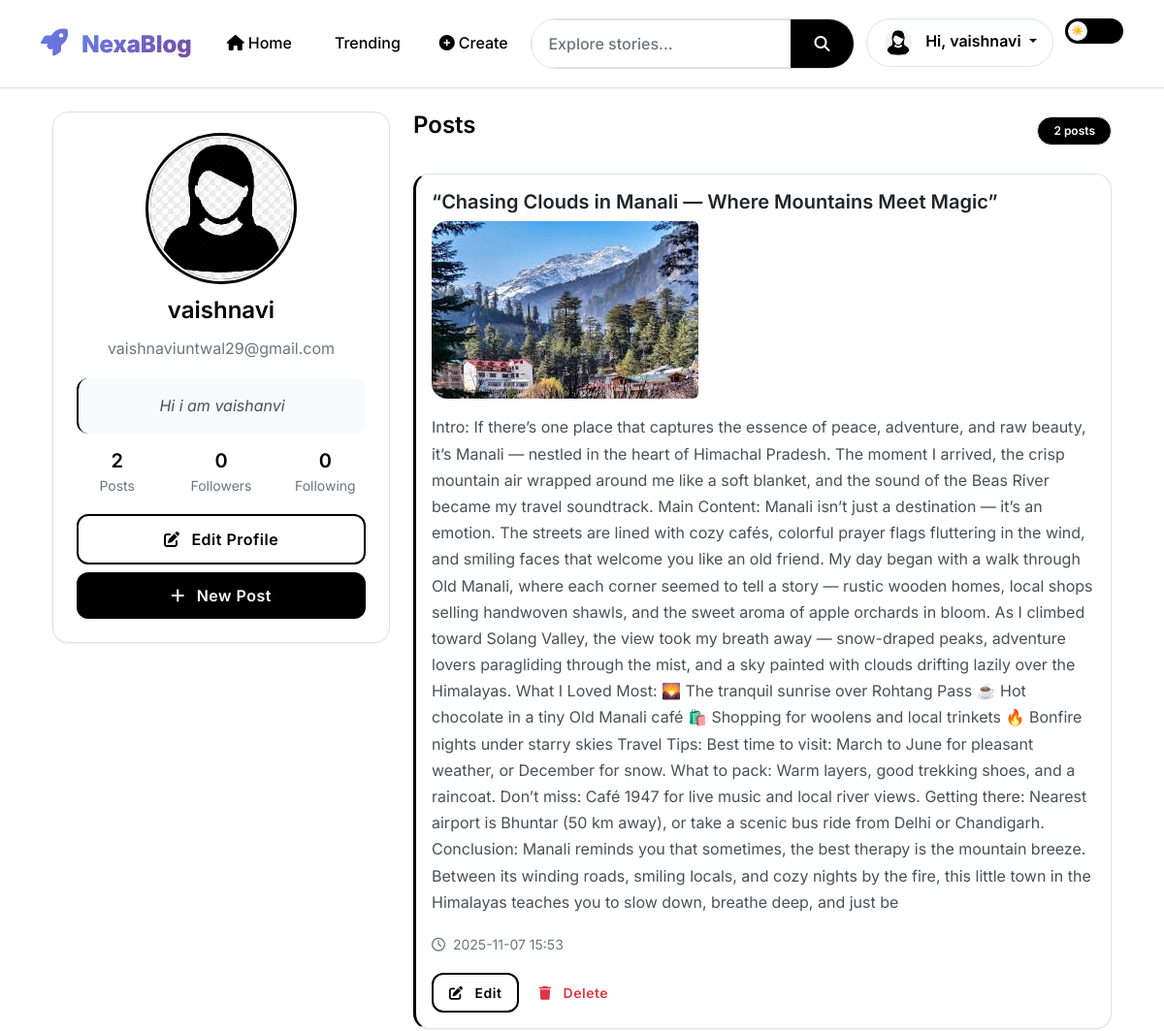
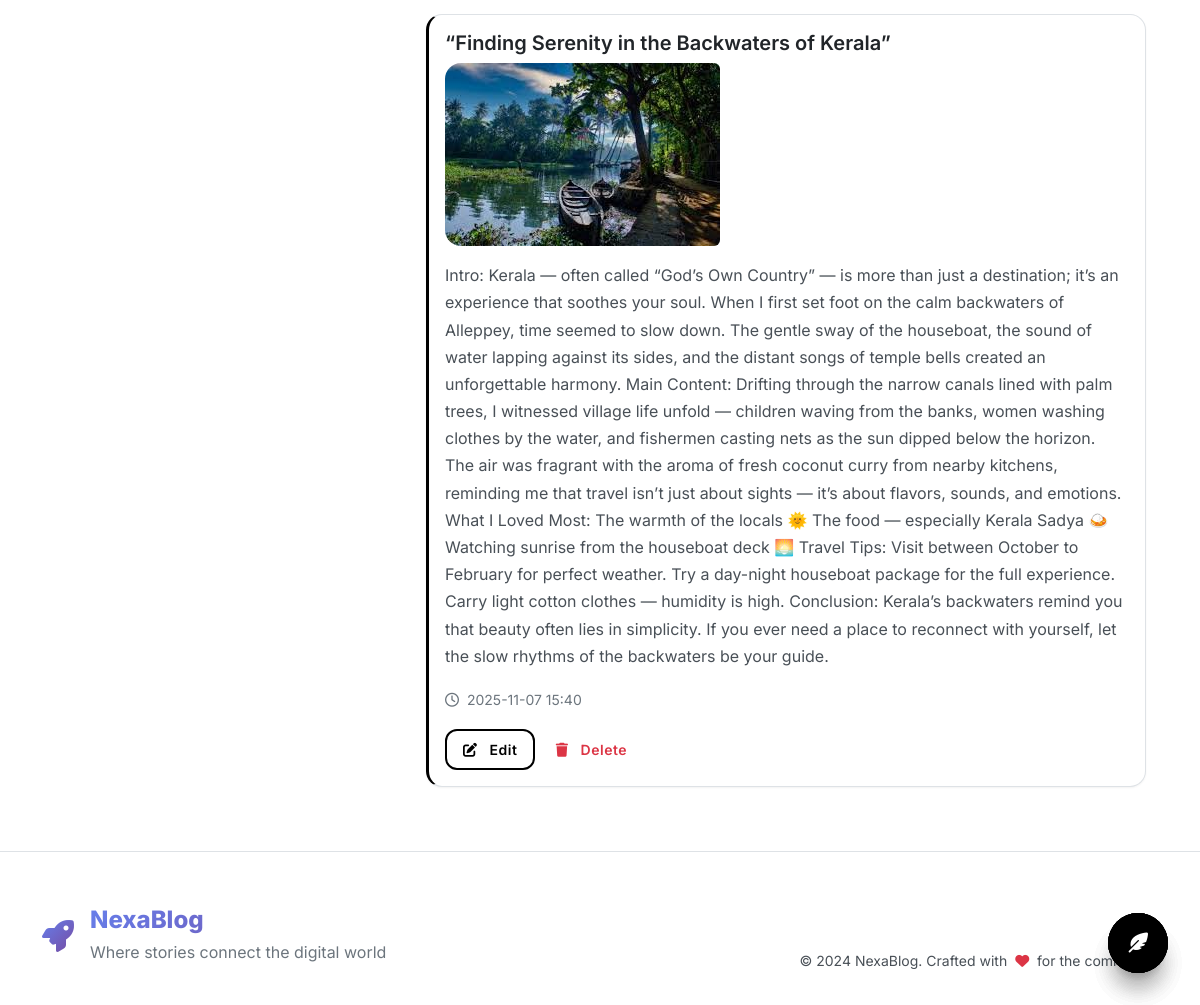
Screenshot of /profile/1 (signed in) with the database file from the repository (2 pictures, top to bottom).
### app.py (models this page shows)
class User(UserMixin, db.Model):
    id = db.Column(db.Integer, primary_key=True)
    username = db.Column(db.String(100), unique=True, nullable=False)
    email = db.Column(db.String(150), unique=True, nullable=False)
    password = db.Column(db.String(200), nullable=False)
    profile_image = db.Column(db.String(200), default='default.png')
    bio = db.Column(db.Text, nullable=True)
    created_at = db.Column(db.DateTime, default=datetime.utcnow)
    reset_token = db.Column(db.String(100), nullable=True)
    posts = db.relationship('Post', backref='author', lazy=True, cascade='all, delete-orphan')
    comments = db.relationship('Comment', backref='author', lazy=True, cascade='all, delete-orphan')
    liked = db.relationship('Post', secondary=likes, backref=db.backref('liked_by', lazy='dynamic'))
    following = db.relationship('User', secondary=follows,
        primaryjoin=(follows.c.follower_id == id),
        secondaryjoin=(follows.c.followed_id == id),
        backref=db.backref('followers', lazy='dynamic'),
        lazy='dynamic'
    )
    def is_following(self, user):
        return self.following.filter(follows.c.followed_id == user.id).count() > 0

class Post(db.Model):
    id = db.Column(db.Integer, primary_key=True)
    title = db.Column(db.String(150), nullable=False)
    content = db.Column(db.Text, nullable=False)
    image_file = db.Column(db.String(200), nullable=True)
    timestamp = db.Column(db.DateTime, default=datetime.utcnow)
    user_id = db.Column(db.Integer, db.ForeignKey('user.id'), nullable=False)
    comments = db.relationship('Comment', backref='post', lazy=True, cascade='all, delete-orphan')

### app.py (the view)
@app.route('/profile/<int:user_id>')
@login_required
def profile(user_id):
    user = User.query.get_or_404(user_id)
    page = request.args.get('page', 1, type=int)
    posts = Post.query.filter_by(user_id=user.id).order_by(Post.timestamp.desc()).paginate(page=page, per_page=5, error_out=False)
    is_following = current_user.is_authenticated and current_user.is_following(user)
    return render_template('profile.html', user=user, posts=posts, is_following=is_following)

### app.py (called while the page is built)
@login_manager.user_loader
def load_user(user_id):
    return User.query.get(int(user_id))

### templates/profile.html (shortened to what this page needs)
{% extends "base.html" %}
{% block content %}
<div class="container mt-4">
  <div class="row">
    <div class="col-lg-4">
      <div class="card profile-card">
        <div class="card-body text-center p-4">
          <div class="profile-image-container mb-3">
            <img src="{{ url_for('static', filename='profile_pics/' + user.profile_image) }}"
                 class="rounded-circle" width="150" height="150" alt="Profile Image">
          </div>
          <h4>{{ user.username }}</h4>
          <p class="text-muted mb-3">{{ user.email }}</p>
          {% if user.bio %}
          <p class="bio-text">{{ user.bio }}</p>
          {% endif %}
          <div class="row text-center mb-3">
            <div class="col-4">
              <h5 class="mb-0">{{ user.posts|length }}</h5>
              <small class="text-muted">Posts</small>
            </div>
            <div class="col-4">
              <h5 class="mb-0">{{ user.followers.count() }}</h5>
              <small class="text-muted">Followers</small>
            </div>
            <div class="col-4">
              <h5 class="mb-0">{{ user.following.count() }}</h5>
              <small class="text-muted">Following</small>
            </div>
          </div>
          {% if current_user.id != user.id %}
          <div class="d-grid">
            {% if is_following %}
            <button class="btn btn-outline-danger unfollow-btn" data-user-id="{{ user.id }}">
              <i class="fas fa-user-minus me-1"></i>Unfollow
            </button>
            {% else %}
            <button class="btn btn-primary follow-btn" data-user-id="{{ user.id }}">
              <i class="fas fa-user-plus me-1"></i>Follow
            </button>
            {% endif %}
          </div>
          {% else %}
          <div class="d-grid gap-2">
            <a href="{{ url_for('edit_profile') }}" class="btn btn-outline-primary">
              <i class="fas fa-edit me-1"></i>Edit Profile
            </a>
            <a href="{{ url_for('create_post') }}" class="btn btn-primary">
              <i class="fas fa-plus me-1"></i>New Post
            </a>
          </div>
          {% endif %}
        </div>
      </div>
    </div>
    <div class="col-lg-8">
      <div class="d-flex justify-content-between align-items-center mb-4">
        <h4>Posts</h4>
        {% if current_user.id == user.id %}
        <span class="badge bg-primary">{{ posts.total }} posts</span>
        {% endif %}
      </div>
      {% if posts.items %}
        {% for post in posts.items %}
        <div class="card post-card mb-3">
          <div class="card-body">
            <h5 class="card-title">{{ post.title }}</h5>
            {% if post.image_file %}
            <div class="post-image-container mb-3">
              <img src="{{ url_for('static', filename='post_pics/' + post.image_file) }}"
                   class="img-fluid rounded" alt="Post image">
            </div>
            {% endif %}
            <p class="card-text">{{ post.content }}</p>
            <small class="text-muted">
              <i class="far fa-clock me-1"></i>
              {{ post.timestamp.strftime('%Y-%m-%d %H:%M') }}
            </small>
            {% if current_user.id == user.id %}
            <div class="mt-3">
              <a href="{{ url_for('edit_post', post_id=post.id) }}" class="btn btn-sm btn-outline-primary">
                <i class="fas fa-edit me-1"></i>Edit
              </a>
              <form method="POST" action="{{ url_for('delete_post', post_id=post.id) }}" class="d-inline">
                <button type="submit" class="btn btn-sm btn-outline-danger"
                        onclick="return confirm('Are you sure you want to delete this post?');">
                  <i class="fas fa-trash me-1"></i>Delete
                </button>
              </form>
            </div>
            {% endif %}
          </div>
        </div>
        {% endfor %}
      {% endif %}
    </div>
  </div>
</div>
{% endblock %}

### templates/base.html (shortened to what this page needs)
<!DOCTYPE html>
<html lang="en">
<head>
  <link href="https://cdn.jsdelivr.net/npm/bootstrap@5.3.0/dist/css/bootstrap.min.css" rel="stylesheet">
  <link rel="stylesheet" href="https://cdnjs.cloudflare.com/ajax/libs/font-awesome/6.4.0/css/all.min.css">
  <link rel="stylesheet" href="{{ url_for('static', filename='style.css') }}">
</head>
<body>
<nav class="navbar navbar-expand-lg navbar-glass">
  <div class="container">
    <a class="navbar-brand" href="{{ url_for('index') }}">
      <i class="fas fa-rocket me-2"></i>
      <span class="brand-text">NexaBlog</span>
    </a>
    <div class="collapse navbar-collapse" id="navbarNav">
      <ul class="navbar-nav me-auto">
        <li class="nav-item">
          <a class="nav-link" href="{{ url_for('index') }}">
            <i class="fas fa-home me-1"></i>Home
          </a>
        </li>
        <li class="nav-item">
          <a class="nav-link" href="{{ url_for('index', filter='week') }}">
            Trending
          </a>
        </li>
        {% if current_user.is_authenticated %}
        <li class="nav-item">
          <a class="nav-link" href="{{ url_for('create_post') }}">
            <i class="fas fa-plus-circle me-1"></i>Create
          </a>
        </li>
        {% endif %}
      </ul>
      <ul class="navbar-nav ms-auto">
        <li class="nav-item me-2">
          <form class="d-flex search-form" method="get" action="{{ url_for('search') }}">
            <div class="input-group">
              <input class="form-control search-input" type="search" name="q" placeholder="Explore stories..." aria-label="Search">
              <button class="btn btn-search" type="submit">
                <i class="fas fa-search"></i>
              </button>
            </div>
          </form>
        </li>
        {% if current_user.is_authenticated %}
        <li class="nav-item dropdown">
          <a class="nav-link dropdown-toggle user-dropdown" href="#" role="button" data-bs-toggle="dropdown">
            <img src="{{ url_for('static', filename='profile_pics/' + current_user.profile_image) }}"
                 class="rounded-circle me-2" width="32" height="32" alt="Profile">
            <span class="user-greeting">Hi, {{ current_user.username }}</span>
          </a>
        </li>
        {% endif %}
        <li class="nav-item ms-2">
          <div class="theme-switch-wrapper" title="Toggle dark mode">
            <label class="theme-switch" for="checkbox">
              <div class="slider round"></div>
            </label>
          </div>
        </li>
      </ul>
    </div>
  </div>
</nav>
<main class="container my-4">
  {% block content %}{% endblock %}
</main>
<footer class="footer-glass mt-5">
  <div class="container">
    <div class="row align-items-center">
      <div class="col-md-6">
        <div class="d-flex align-items-center">
          <i class="fas fa-rocket fa-2x text-gradient me-3"></i>
          <div>
            <h5 class="mb-1 brand-text">NexaBlog</h5>
            <p class="mb-0 text-muted">Where stories connect the digital world</p>
          </div>
        </div>
      </div>
      <div class="col-md-6 text-md-end">
        <div class="social-links mb-3">
        </div>
        <p class="mb-0 small">
          &copy; 2024 NexaBlog. Crafted with <i class="fas fa-heart text-danger mx-1"></i> for the community
        </p>
      </div>
    </div>
  </div>
</footer>
{% if current_user.is_authenticated %}
<a href="{{ url_for('create_post') }}" class="fab pulse" title="Create New Story">
  <i class="fas fa-feather-alt"></i>
</a>
{% endif %}
</body>
</html>

### rows the page displays
User: profile_image (picture), username "vaishnavi", email "vaishnaviuntwal29@gmail.com", bio "Hi i am vaishanvi"
Post: title "“Chasing Clouds in Manali — Where Mountains Meet Magic”", image_file (picture), content "Intro: If there’s one place that captures the essence of peace, adventure, and raw beauty, it’s Manali — nestled in the heart of Himachal Pradesh. The moment I arrived, the crisp mountain air wrapped around me like a soft blanket, and the sound of the Beas River became my travel soundtrack. Main Content: Manali isn’t just a destination — it’s an emotion. The streets are lined with cozy cafés, colorful prayer flags fluttering in the wind, and smiling faces that welcome you like an old friend. My day began with a walk through Old Manali, where each corner seemed to tell a story — rustic wooden homes, local shops selling handwoven shawls, and the sweet aroma of apple orchards in bloom. As I…", timestamp "2025-11-07 15:53"
Post: title "“Finding Serenity in the Backwaters of Kerala”", image_file (picture), content "Intro: Kerala — often called “God’s Own Country” — is more than just a destination; it’s an experience that soothes your soul. When I first set foot on the calm backwaters of Alleppey, time seemed to slow down. The gentle sway of the houseboat, the sound of water lapping against its sides, and the distant songs of temple bells created an unforgettable harmony. Main Content: Drifting through the narrow canals lined with palm trees, I witnessed village life unfold — children waving from the banks, women washing clothes by the water, and fishermen casting nets as the sun dipped below the horizon. The air was fragrant with the aroma of fresh coconut curry from nearby kitchens, reminding me that…", timestamp "2025-11-07 15:40"

### other values shown
{{ user.posts|length }} "2"
{{ user.followers.count() }} "0"
{{ user.following.count() }} "0"
{{ posts.total }} "2"
